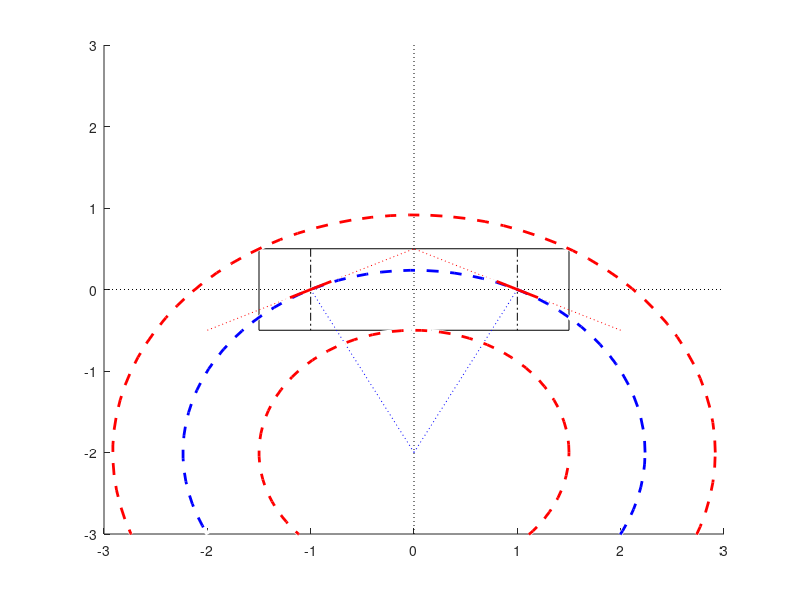

The MATLAB source for this figure: (Note: this script raises an error after producing the figure.)
% Deprecated. Doesn't work due to the used car model

figure;
hold on;
dim = 6;
axis([-dim / 2 dim / 2 -dim / 2 dim / 2]);
plot([-dim / 2 dim / 2], [0 0], 'k:');
plot([0 0], [-dim / 2 dim / 2], 'k:');
carWidth = 1;
carLength = 3;
axisDistance = 2;
plot([-carLength / 2 carLength / 2 carLength / 2 -carLength / 2 -carLength / 2], [carWidth / 2 carWidth / 2 -carWidth / 2 -carWidth / 2 carWidth / 2], 'k');

plot([-axisDistance / 2  -axisDistance / 2], [carWidth / 2 -carWidth / 2], 'k-.');
plot([axisDistance / 2 axisDistance / 2], [carWidth / 2 -carWidth / 2], 'k-.');

plot([-axisDistance / 2 - 1 -axisDistance / 2 + 1], [-0.5 0.5], 'r:');
plot([axisDistance / 2 + 1 axisDistance / 2 - 1], [-0.5 0.5], 'r:');

c = [0 -2];
axisCenter = [-axisDistance / 2, 0];
radius = norm(c - axisCenter);

viscircles(c, [radius], 'Color', 'b', 'LineStyle', '--');

plot([-axisDistance / 2, 0], [0, -2], 'b:');
plot([axisDistance / 2, 0], [0, -2], 'b:');

topLeft = [-carLength / 2, carWidth / 2];

radius = norm(c - topLeft);
viscircles(c, [radius], 'Color', 'r', 'LineStyle', '--');

botCenter = [0, -carWidth / 2];

radius = norm(c - botCenter);
viscircles(c, [radius], 'Color', 'r', 'LineStyle', '--');

plot([-axisDistance / 2 - 0.2, -axisDistance / 2 + 0.2], [-0.1 0.1], 'r', 'LineWidth', 2);
plot([axisDistance / 2 + 0.2, axisDistance / 2 - 0.2], [-0.1 0.1], 'r', 'LineWidth', 2);

r = PlanCircle.getOuterRadius(norm(c - axisCenter), carWidth, carLength, axisDistance);
viscircles(c, [r], 'Color', 'r', 'LineStyle', ':');